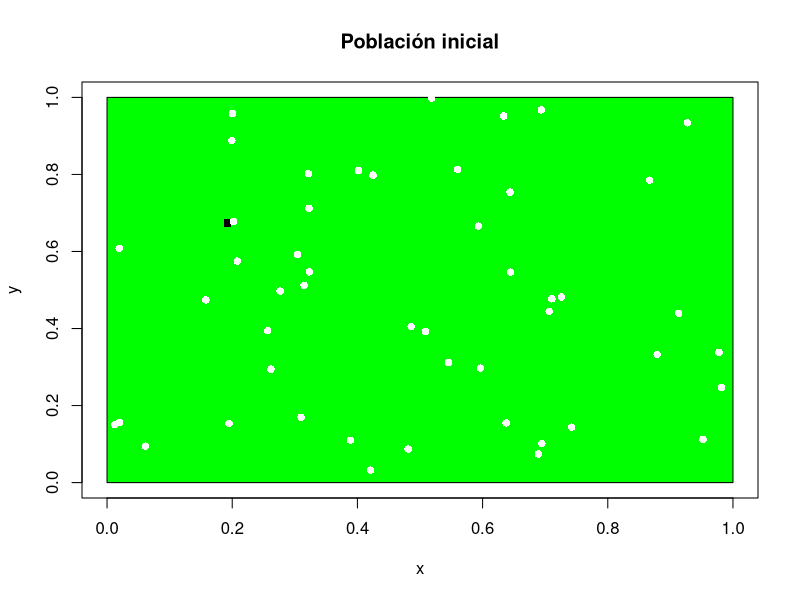
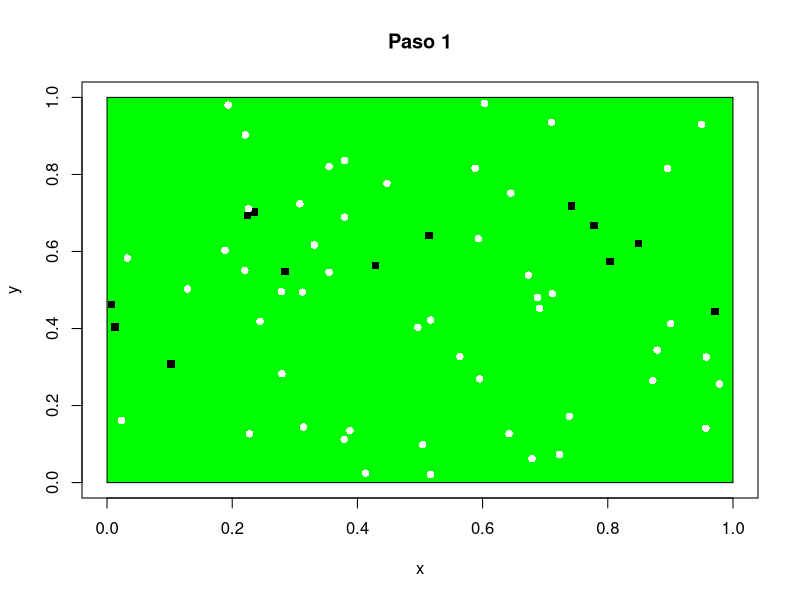
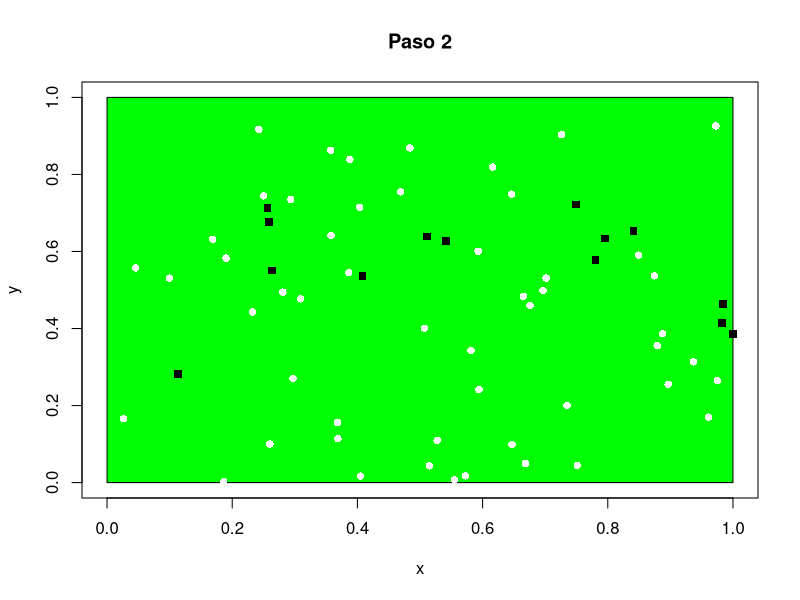
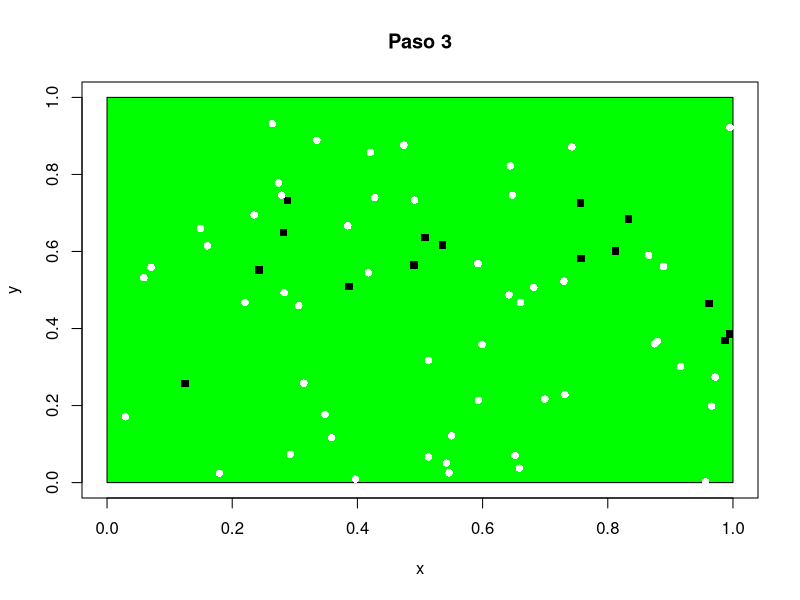
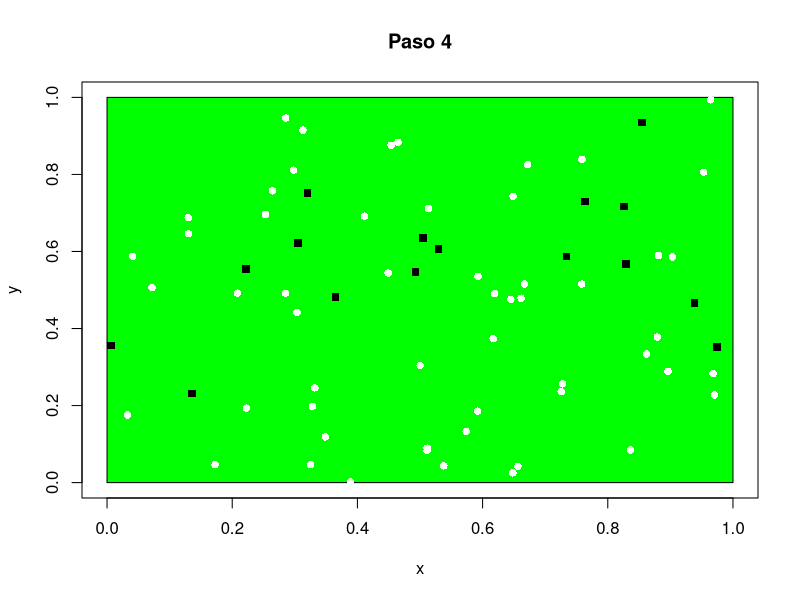
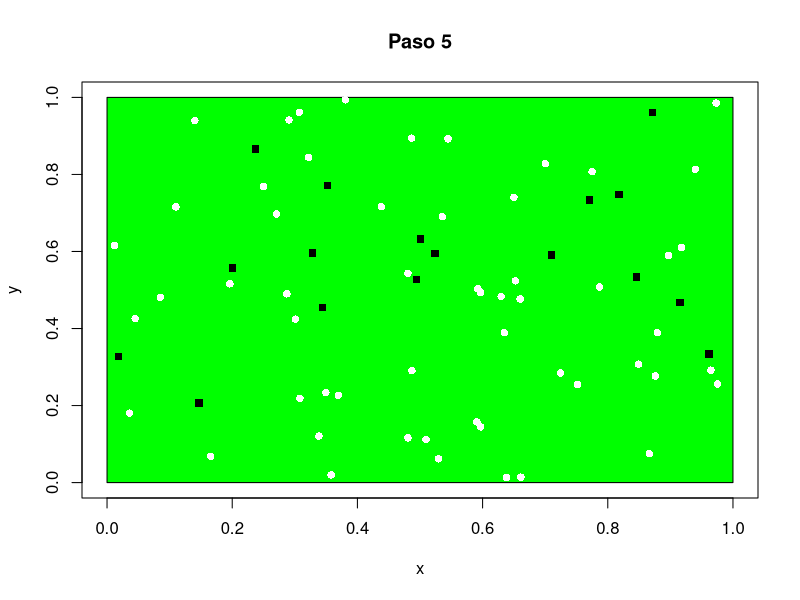
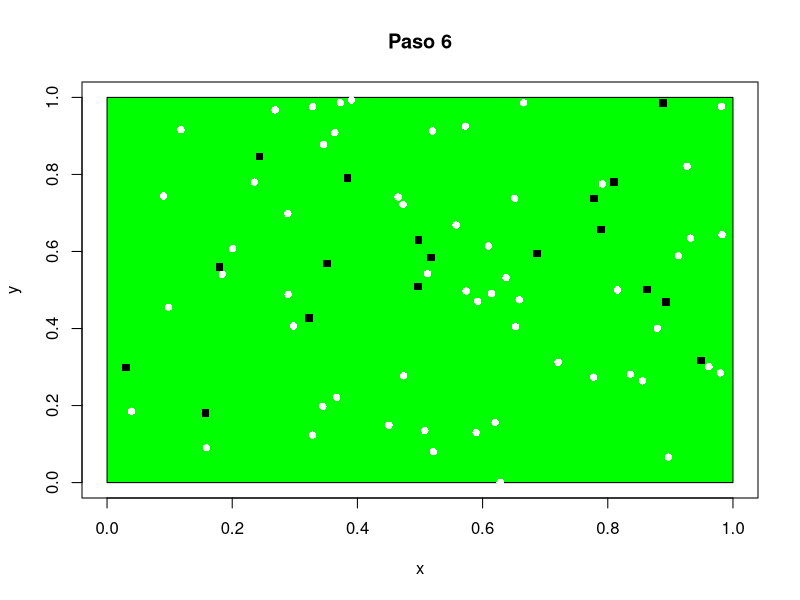
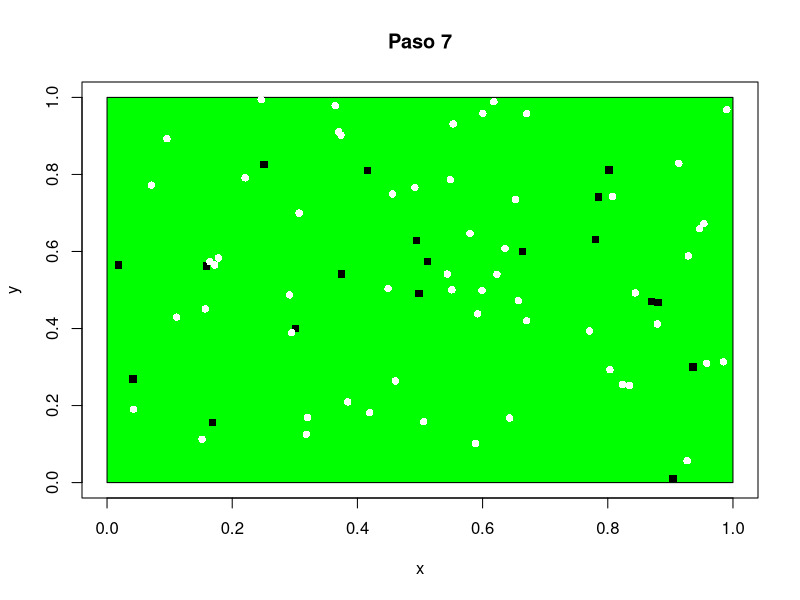

Generate these figures, in order, with R: (Note: this script raises an error after producing the figures.)
# lobos-ovejas version 2.0 

l <- 1 # region
n <- 50 # individuos (ambas especies)

epsilon <- 0 # prob reproduccion lobos
alpha <- 0.08 # prob reproduccion ovejas

gama <- 0.3 # probabilidad muerte lobos
bet <- 0.2 # muerte de ovejas

v <- l/30 # tamano de paso

poblacion <- data.frame(x = double(), y = double(), dx = double(), dy = double(), especie  = character())

plobosi <- numeric() # porcentaje poblacion lobos a lo largo del tiempo
povejasi <- numeric() # porcentaje poblacion ovejas a lo largo del tiempo

# INICIO
for (i in 1:n) {
  e <- "O"
  if ( i == n ) {
    e <- "L"
  } 
  poblacion <- rbind(poblacion, data.frame(x = runif(1, 0, l), y = runif(1, 0, l), dx = runif(1, -v, v), dy = runif(1, -v, v), especie = e))
}

iL <- poblacion[poblacion$especie == "L",]
iO <- poblacion[poblacion$especie == "O",]

tmax <- 60
digitos <- floor(log(tmax, 10)) + 1

#system("rm -f lotka_t*.png")
#system("rm -f por_poblacion_t*.png")

tl <- "0"
while (nchar(tl) < digitos) {
  tl <- paste("0", tl, sep="")
}
png(paste("lotka_t", tl, ".png", sep=""))
plot(l, type="n", xlim=c(0, l), ylim=c(0, l), xlab="x", ylab="y", main="Poblaci\u{F3}n inicial")
rect(0, 0, l, l, col = "green")
if (dim(iL)[1] > 0) {
  points(iL$x, iL$y, pch=15, col="black")
}
if (dim(iO)[1] > 0) {
  points(iO$x, iO$y, pch=16, col="white")
}
graphics.off()

for (tiempo in 1:tmax) {
  plobosi = dim(poblacion[poblacion$especie=="L", ])[1]
  povejasi = dim(poblacion[poblacion$especie=="O", ])[1]
  
  mo = round(bet*plobosi)
  ro = round(alpha*povejasi)
  
  #ml = round(gama*povejasi)
  rl = round(((povejasi - plobosi)*(1/4) / plobosi) + epsilon)
  
  povejasf = povejasi + ro - mo
  plobosf = plobosi + rl
  
  for (i in 1:mo) {
    ovejas = which(poblacion$especie == "O", arr.ind = T)
    quita = sample(ovejas, 1, replace = F)
    poblacion[quita, "x"] = NA
  }
  poblacion <- poblacion[!is.na(poblacion$x), ]
  
  for (i in 1:ro) {
    poblacion <- rbind(poblacion, data.frame(x = runif(1, 0, l), y = runif(1, 0, l), dx = runif(1, -v, v), dy = runif(1, -v, v), especie = "O")) 
  }
  
  if (rl < 0) {
    for (i in 1:(-rl)) {
      lobos = which(poblacion$especie == "L", arr.ind = T)
      quita = sample(lobos, 1, replace = F)
      poblacion[quita, "x"] = NA
    }
  } else {
    for (i in 1:rl) {
      poblacion <- rbind(poblacion, data.frame(x = runif(1, 0, l), y = runif(1, 0, l), 
                                               dx = runif(1, -v, v), dy = runif(1, -v, v), especie = "L")) 
    }
  }
  poblacion <- poblacion[!is.na(poblacion$x), ]
  
  # desplazamiento
  if (dim(poblacion)[1] != 0) {
    for (i in 1:dim(poblacion)[1]) {
      ind <- poblacion[i, ]
      ind$x <- ind$x + ind$dx
      ind$y <- ind$y + ind$dy
      if (ind$x > l) {
        ind$x <- ind$x - l
      }
      if (ind$y > l) {
        ind$y <- ind$y - l
      }
      if (ind$x < 0) {
        ind$x <- ind$x + l
      }
      if (ind$y < 0) {
        ind$y <- ind$y + l
      }
      poblacion[i, ] <- ind
    }
    
    iL <- poblacion[poblacion$especie == "L",]
    iO <- poblacion[poblacion$especie == "O",]
    
    # graficamos...
    tl <- paste(tiempo, "", sep="")
    while (nchar(tl) < digitos) {
      tl <- paste("0", tl, sep="")
    }
    salida <- paste("lotka_t", tl, ".png", sep="")
    paso <- paste("Paso", tiempo)
    png(salida)
    plot(l, type="n", xlim=c(0, l), ylim=c(0, l), xlab="x", ylab="y", main=paso)
    #box("outer", col="green")
    rect(0, 0, l, l, col = "green")
    if (dim(iL)[1] > 0) {
      points(iL$x, iL$y, pch=15, col="black")
    }
    if (dim(iO)[1] > 0) {
      points(iO$x, iO$y, pch=16, col="white")
    }
    graphics.off()
    
    # porcentaje poblaciones
    # total = dim(poblacion[poblacion$especie,])[1]
    
    print(tiempo)
     lobos = dim(iL)[1]
     ovejas = dim(iO)[1]
     print(c(lobos, ovejas))
    # plobos <- c(plobos, 100 * lobos / total)
    # povejas <- c(povejas, 100 * ovejas / total)
    # png(paste("por_poblacion_t", tl, ".png", sep=""), width=600, height=300)
    # plot(1:tiempo, plobos, xlim=c(0, tmax), ylim=c(0, 100), xlab="Tiempo", ylab="Porcentaje poblaci\u{F3}n", col = "red")
    # points(1:tiempo, povejas, xlim=c(0, tmax), ylim=c(0, 100), pch=16, col = "blue")
    # graphics.off()
  }
}

#system("convert -delay 50 -size 300x300 lotka_t*.png -loop 0 lotka.gif")
#system("convert -delay 50 -size 300x300 por_poblacion_t*.png -loop 0 poblacion.gif")

# rect(-0.9, 1.9, -0.5, 1.2, col = "magenta")
#grid(nx = 1000, ny = 1000, col = "chartreuse", lty = "dotted",
#    lwd = par("lwd"), equilogs = TRUE)
